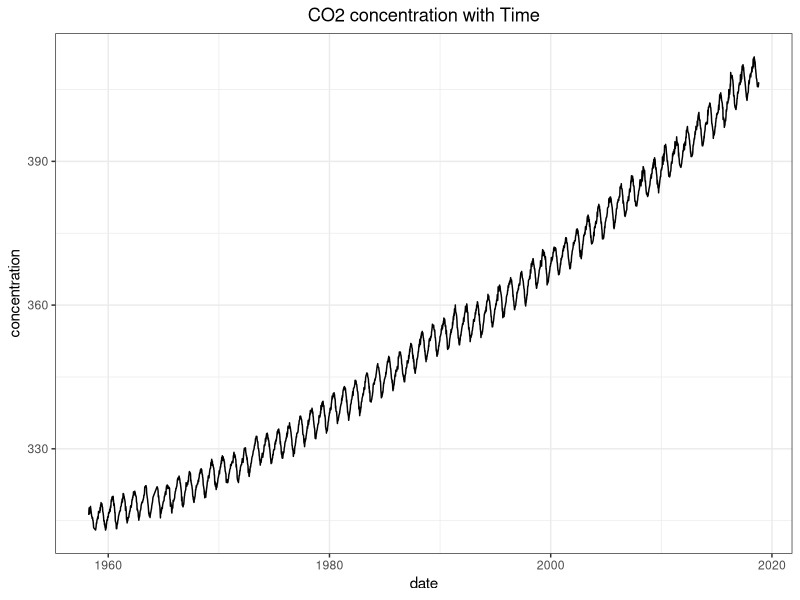
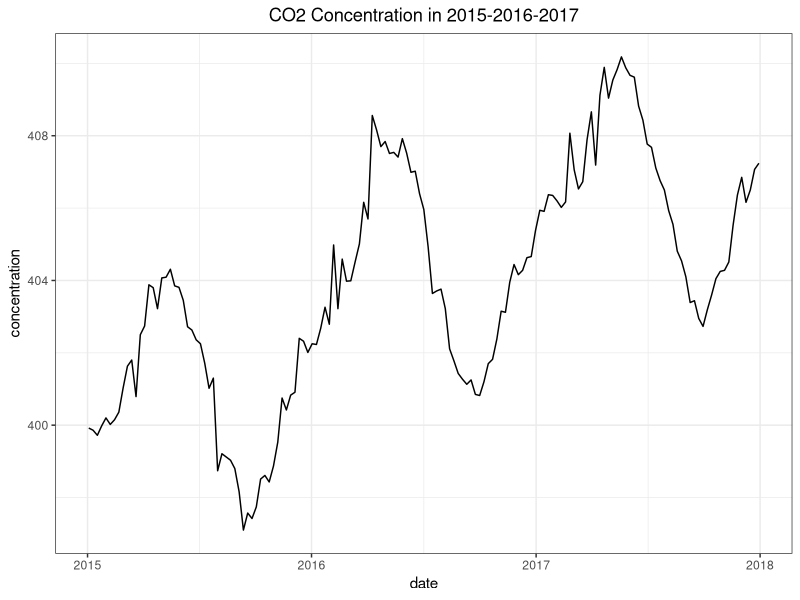
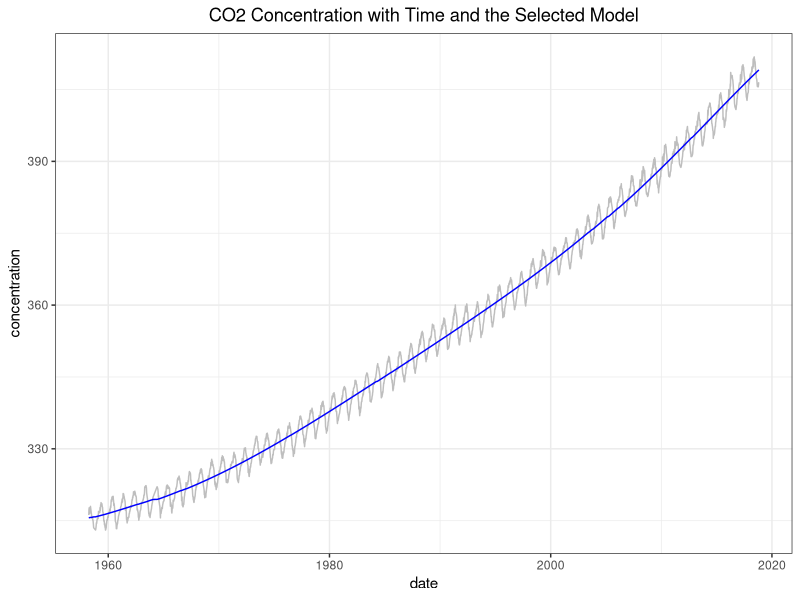
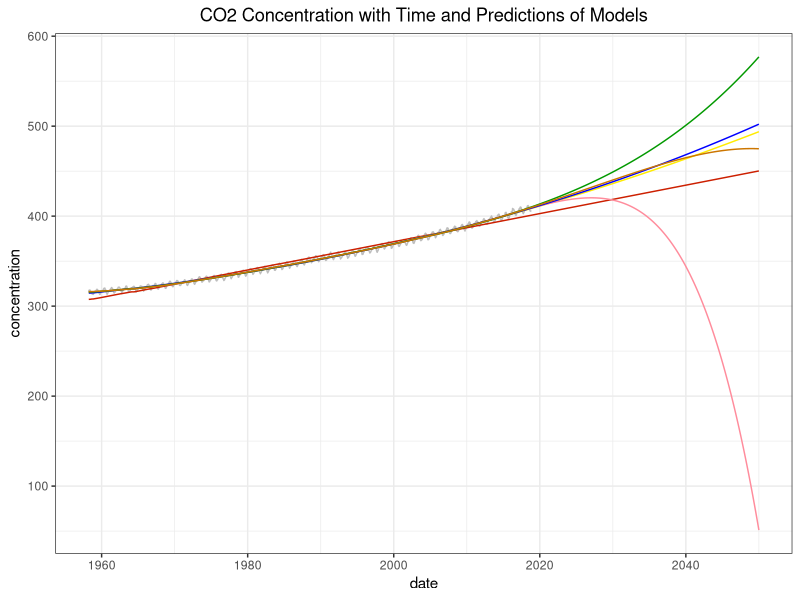
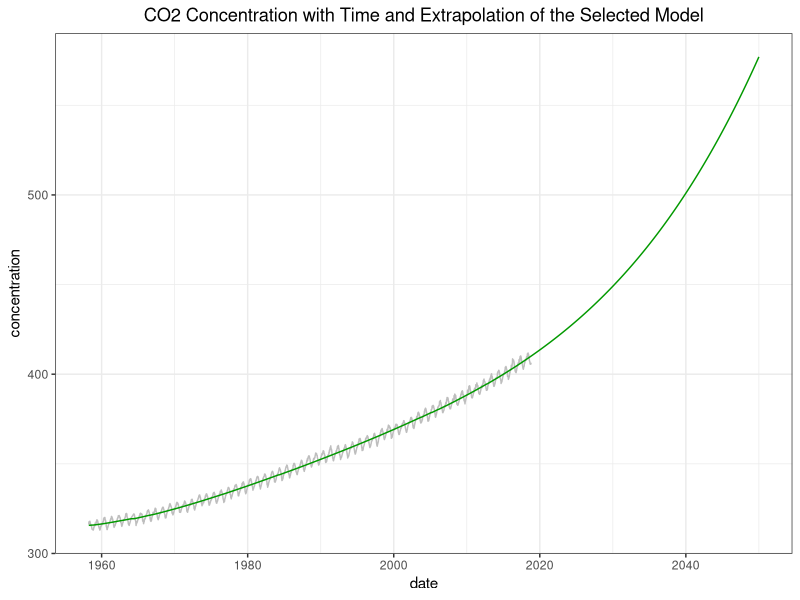

Here is the R script that generated these plots, in order:
## ---- chunk 1
knitr::opts_chunk$set(echo = TRUE)
## ---- chunk 2
#Loading data from CSV file
weekly_co2_concentration = read.csv("./data/weekly_in_situ_co2_mlo.csv", header = FALSE, skip=44)

#Adding header
colnames(weekly_co2_concentration)=c("date","concentration")

#Parsing date field
weekly_co2_concentration$date <- as.Date(weekly_co2_concentration$date,format="%Y-%m-%d")

## ---- chunk 3
head(weekly_co2_concentration)
## ---- chunk 4
library(ggplot2) 

ggplot(weekly_co2_concentration, aes(date, concentration)) + 
    geom_line() + theme_bw() + 
    ggtitle("CO2 concentration with Time") + 
    theme(plot.title = element_text(hjust = 0.5))

## ---- chunk 5
#Plotting subset of the data to see the seasonal cycle
ggplot(weekly_co2_concentration[weekly_co2_concentration$date > "2014-12-31" & weekly_co2_concentration$date < "2018-01-01" ,], aes(date, concentration)) + 
  geom_line() + theme_bw() + 
  ggtitle("CO2 Concentration in 2015-2016-2017") + 
  theme(plot.title = element_text(hjust = 0.5))

## ---- chunk 6
library(ggplot2) 
library("dplyr")

#We can not use date field in calculations so I am creating another field to represent date field
weekly_co2_concentration <- weekly_co2_concentration %>% mutate(index = row_number())
weekly_co2_concentration <- weekly_co2_concentration %>% mutate(index2 = row_number()^2)
weekly_co2_concentration <- weekly_co2_concentration %>% mutate(index3 = row_number()^3)
weekly_co2_concentration <- weekly_co2_concentration %>% mutate(index4 = row_number()^4)
weekly_co2_concentration <- weekly_co2_concentration %>% mutate(index5 = row_number()^5)
weekly_co2_concentration <- weekly_co2_concentration %>% mutate(index6 = row_number()^6)
weekly_co2_concentration <- weekly_co2_concentration %>% mutate(index7 = row_number()^7)

#Creation of models
m1 <- lm(concentration ~ index, data=weekly_co2_concentration )
m2 <- lm(concentration ~ (index + index2), data=weekly_co2_concentration )
m3 <- lm(concentration ~ (index + index2 + index3), data=weekly_co2_concentration )
m4 <- lm(concentration ~ (index + index2 + index3 + index4), data=weekly_co2_concentration )
m5 <- lm(concentration ~ (index + index2 + index3 + index4 + index5 ), data=weekly_co2_concentration )
m6 <- lm(concentration ~ (index + index2 + index3 + index4 + index5 + index6 ), data=weekly_co2_concentration )
m7 <- lm(concentration ~ (index + index2 + index3 + index4 + index5 + index6 + index7), data=weekly_co2_concentration )

#Comparison of models
anova(m1,m2,m3,m4,m5,m6,m7)

#Making Prediktion
m6_predict <- data.frame(concentration = predict(m6, weekly_co2_concentration), date=weekly_co2_concentration$date)


#Observation of the performance of the selected model
ggplot(weekly_co2_concentration, aes(date, concentration)) + 
    geom_line(color="gray") + 
    geom_line(color="blue",data =m6_predict, aes(date, concentration)) + 
    theme_bw() +
    ggtitle("CO2 Concentration with Time and the Selected Model") + 
    theme(plot.title = element_text(hjust = 0.5))



## ---- chunk 7
library(lubridate)

#Creation of new dates to make future prediction
lastDate =  tail(weekly_co2_concentration, 1)$date
while (!grepl("2050", lastDate, fixed=TRUE)) {
  lastDate <- lastDate + 7
  weekly_co2_concentration[nrow(weekly_co2_concentration) + 1,] = list(lastDate,0)
}

## ---- chunk 8
library(ggplot2) 
library("dplyr")

weekly_co2_concentration <- weekly_co2_concentration %>% mutate(index = row_number())
weekly_co2_concentration <- weekly_co2_concentration %>% mutate(index2 = row_number()^2)
weekly_co2_concentration <- weekly_co2_concentration %>% mutate(index3 = row_number()^3)
weekly_co2_concentration <- weekly_co2_concentration %>% mutate(index4 = row_number()^4)
weekly_co2_concentration <- weekly_co2_concentration %>% mutate(index5 = row_number()^5)
weekly_co2_concentration <- weekly_co2_concentration %>% mutate(index6 = row_number()^6)
weekly_co2_concentration <- weekly_co2_concentration %>% mutate(index7 = row_number()^7)

#Making Prediktion
prediction_linear <- data.frame(concentration = predict(m1, weekly_co2_concentration), date=weekly_co2_concentration$date)
prediction_quadratic <- data.frame(concentration = predict(m2, weekly_co2_concentration), date=weekly_co2_concentration$date)
prediction_initialy_selected <- data.frame(concentration = predict(m6, weekly_co2_concentration), date=weekly_co2_concentration$date)

prediction3 <- data.frame(concentration = predict(m3, weekly_co2_concentration), date=weekly_co2_concentration$date)
prediction4 <- data.frame(concentration = predict(m4, weekly_co2_concentration), date=weekly_co2_concentration$date)
prediction5 <- data.frame(concentration = predict(m5, weekly_co2_concentration), date=weekly_co2_concentration$date)

color_brown = "#CC7600"
color_green = "#029900"
color_yellow = "#FFEB00"
color_rose = "#FF8C9C"
color_red = "#CC1F00"

#Observation of the performance of the selected model
ggplot(weekly_co2_concentration[weekly_co2_concentration$date < "2018-10-27",], aes(date, concentration)) + 
    geom_line(color="gray") +
    geom_line(color=color_red,data =prediction_linear, aes(date, concentration)) + 
    geom_line(color=color_yellow,data =prediction_quadratic, aes(date, concentration)) + 
    geom_line(color=color_rose,data =prediction_initialy_selected, aes(date, concentration)) + 
    geom_line(color="blue",data =prediction3, aes(date, concentration)) + 
    geom_line(color=color_green,data =prediction4, aes(date, concentration)) + 
    geom_line(color=color_brown,data =prediction5, aes(date, concentration)) + 
    theme_bw() +
    ggtitle("CO2 Concentration with Time and Predictions of Models") + 
    theme(plot.title = element_text(hjust = 0.5))

## ---- chunk 9

ggplot(weekly_co2_concentration[weekly_co2_concentration$date < "2018-10-27",], aes(date, concentration)) + 
    geom_line(color="gray") +
    geom_line(color=color_green,data =prediction4, aes(date, concentration)) + 
    theme_bw() +
    ggtitle("CO2 Concentration with Time and Extrapolation of the Selected Model") + 
    theme(plot.title = element_text(hjust = 0.5))


select(prediction4[prediction4$date > "2018-10-27" & prediction4$date < "2025-12-31" ,], "date", "concentration") 

